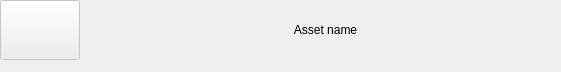
<?xml version="1.0" encoding="UTF-8"?>
<ui version="4.0">
 <class>arAsset</class>
 <widget class="QWidget" name="arAsset">
  <property name="enabled">
   <bool>true</bool>
  </property>
  <property name="geometry">
   <rect>
    <x>0</x>
    <y>0</y>
    <width>561</width>
    <height>72</height>
   </rect>
  </property>
  <property name="sizePolicy">
   <sizepolicy hsizetype="Expanding" vsizetype="Fixed">
    <horstretch>0</horstretch>
    <verstretch>0</verstretch>
   </sizepolicy>
  </property>
  <property name="minimumSize">
   <size>
    <width>0</width>
    <height>0</height>
   </size>
  </property>
  <property name="windowTitle">
   <string>Pixels and Crafts Pipeline</string>
  </property>
  <property name="styleSheet">
   <string notr="true">text-align: left;
/*padding: 9px;</string>
  </property>
  <layout class="QVBoxLayout" name="verticalLayout">
   <property name="spacing">
    <number>0</number>
   </property>
   <property name="leftMargin">
    <number>0</number>
   </property>
   <property name="topMargin">
    <number>0</number>
   </property>
   <property name="rightMargin">
    <number>0</number>
   </property>
   <property name="bottomMargin">
    <number>0</number>
   </property>
   <item>
    <widget class="QStackedWidget" name="stkAssetsBlueprints">
     <property name="sizePolicy">
      <sizepolicy hsizetype="Preferred" vsizetype="Preferred">
       <horstretch>0</horstretch>
       <verstretch>0</verstretch>
      </sizepolicy>
     </property>
     <property name="currentIndex">
      <number>0</number>
     </property>
     <widget class="QWidget" name="pageAssets">
      <property name="sizePolicy">
       <sizepolicy hsizetype="Preferred" vsizetype="Preferred">
        <horstretch>0</horstretch>
        <verstretch>0</verstretch>
       </sizepolicy>
      </property>
      <property name="minimumSize">
       <size>
        <width>0</width>
        <height>60</height>
       </size>
      </property>
      <property name="maximumSize">
       <size>
        <width>16777215</width>
        <height>60</height>
       </size>
      </property>
      <layout class="QVBoxLayout" name="verticalLayout_2">
       <property name="leftMargin">
        <number>0</number>
       </property>
       <property name="topMargin">
        <number>0</number>
       </property>
       <property name="rightMargin">
        <number>0</number>
       </property>
       <property name="bottomMargin">
        <number>0</number>
       </property>
       <item>
        <widget class="QWidget" name="wgHoverAssets" native="true">
         <property name="sizePolicy">
          <sizepolicy hsizetype="Preferred" vsizetype="Preferred">
           <horstretch>0</horstretch>
           <verstretch>1</verstretch>
          </sizepolicy>
         </property>
         <property name="minimumSize">
          <size>
           <width>0</width>
           <height>0</height>
          </size>
         </property>
         <property name="maximumSize">
          <size>
           <width>16777215</width>
           <height>70</height>
          </size>
         </property>
         <property name="styleSheet">
          <string notr="true">QWidget:hover {background-color: rgb(31, 49, 0); }</string>
         </property>
         <layout class="QGridLayout" name="gridLayout_2">
          <property name="leftMargin">
           <number>0</number>
          </property>
          <property name="topMargin">
           <number>0</number>
          </property>
          <property name="rightMargin">
           <number>0</number>
          </property>
          <property name="bottomMargin">
           <number>0</number>
          </property>
          <property name="spacing">
           <number>0</number>
          </property>
          <item row="0" column="0">
           <layout class="QHBoxLayout" name="horizontalLayout_6">
            <property name="spacing">
             <number>0</number>
            </property>
            <item>
             <widget class="QPushButton" name="imgAsset">
              <property name="enabled">
               <bool>false</bool>
              </property>
              <property name="sizePolicy">
               <sizepolicy hsizetype="Expanding" vsizetype="Expanding">
                <horstretch>0</horstretch>
                <verstretch>0</verstretch>
               </sizepolicy>
              </property>
              <property name="maximumSize">
               <size>
                <width>80</width>
                <height>16777215</height>
               </size>
              </property>
              <property name="baseSize">
               <size>
                <width>0</width>
                <height>0</height>
               </size>
              </property>
              <property name="styleSheet">
               <string notr="true">QPushButton:hover {transparent}</string>
              </property>
              <property name="text">
               <string/>
              </property>
             </widget>
            </item>
            <item>
             <widget class="QPushButton" name="btnOpenScene">
              <property name="sizePolicy">
               <sizepolicy hsizetype="Expanding" vsizetype="Preferred">
                <horstretch>0</horstretch>
                <verstretch>0</verstretch>
               </sizepolicy>
              </property>
              <property name="styleSheet">
               <string notr="true">QWidget {background-color: transparent;}
QPushButton:hover {transparent}
QPushButton {border: 0px;
padding-left: 10px;}</string>
              </property>
              <property name="text">
               <string>Asset name</string>
              </property>
              <property name="flat">
               <bool>false</bool>
              </property>
             </widget>
            </item>
           </layout>
          </item>
         </layout>
        </widget>
       </item>
      </layout>
     </widget>
     <widget class="QWidget" name="pageBlueprints">
      <property name="sizePolicy">
       <sizepolicy hsizetype="Preferred" vsizetype="Preferred">
        <horstretch>0</horstretch>
        <verstretch>0</verstretch>
       </sizepolicy>
      </property>
      <property name="maximumSize">
       <size>
        <width>16777215</width>
        <height>30</height>
       </size>
      </property>
      <layout class="QVBoxLayout" name="verticalLayout_5">
       <property name="spacing">
        <number>0</number>
       </property>
       <property name="leftMargin">
        <number>0</number>
       </property>
       <property name="topMargin">
        <number>0</number>
       </property>
       <property name="rightMargin">
        <number>0</number>
       </property>
       <property name="bottomMargin">
        <number>0</number>
       </property>
       <item>
        <widget class="QWidget" name="widget_2" native="true">
         <property name="sizePolicy">
          <sizepolicy hsizetype="Preferred" vsizetype="Fixed">
           <horstretch>0</horstretch>
           <verstretch>0</verstretch>
          </sizepolicy>
         </property>
         <property name="minimumSize">
          <size>
           <width>0</width>
           <height>30</height>
          </size>
         </property>
         <property name="maximumSize">
          <size>
           <width>16777215</width>
           <height>35</height>
          </size>
         </property>
         <property name="styleSheet">
          <string notr="true">QWidget:hover {background-color: rgb(31, 49, 0); }</string>
         </property>
         <layout class="QHBoxLayout" name="horizontalLayout">
          <property name="spacing">
           <number>0</number>
          </property>
          <property name="leftMargin">
           <number>0</number>
          </property>
          <property name="topMargin">
           <number>0</number>
          </property>
          <property name="rightMargin">
           <number>0</number>
          </property>
          <property name="bottomMargin">
           <number>0</number>
          </property>
          <item>
           <widget class="QPushButton" name="iconArrowBlueprint">
            <property name="sizePolicy">
             <sizepolicy hsizetype="Fixed" vsizetype="Expanding">
              <horstretch>0</horstretch>
              <verstretch>0</verstretch>
             </sizepolicy>
            </property>
            <property name="minimumSize">
             <size>
              <width>0</width>
              <height>0</height>
             </size>
            </property>
            <property name="maximumSize">
             <size>
              <width>30</width>
              <height>16777215</height>
             </size>
            </property>
            <property name="styleSheet">
             <string notr="true">QWidget {background-color: transparent;}
QPushButton:hover {transparent}
QPushButton {border: 0px;
padding-left: 10px;}</string>
            </property>
            <property name="text">
             <string/>
            </property>
            <property name="icon">
             <iconset resource="../../../img/app_imgs.qrc">
              <normaloff>:/images/icons/arrow_full_right.svg</normaloff>:/images/icons/arrow_full_right.svg</iconset>
            </property>
            <property name="iconSize">
             <size>
              <width>12</width>
              <height>12</height>
             </size>
            </property>
            <property name="flat">
             <bool>false</bool>
            </property>
           </widget>
          </item>
          <item>
           <widget class="QPushButton" name="btnBlueprintName">
            <property name="sizePolicy">
             <sizepolicy hsizetype="Expanding" vsizetype="Expanding">
              <horstretch>0</horstretch>
              <verstretch>0</verstretch>
             </sizepolicy>
            </property>
            <property name="styleSheet">
             <string notr="true">QWidget {background-color: transparent;}
QPushButton:hover {transparent}
QPushButton {border: 0px;
		padding-left: -1px;
}
</string>
            </property>
            <property name="text">
             <string>Blueprint name</string>
            </property>
            <property name="icon">
             <iconset resource="../../../img/app_imgs.qrc">
              <normaloff>:/images/icons/folder_close.svg</normaloff>:/images/icons/folder_close.svg</iconset>
            </property>
            <property name="flat">
             <bool>false</bool>
            </property>
           </widget>
          </item>
         </layout>
        </widget>
       </item>
       <item>
        <layout class="QVBoxLayout" name="verticalLayout_4">
         <property name="spacing">
          <number>0</number>
         </property>
        </layout>
       </item>
       <item>
        <spacer name="verticalSpacer">
         <property name="orientation">
          <enum>Qt::Orientation::Vertical</enum>
         </property>
         <property name="sizeHint" stdset="0">
          <size>
           <width>20</width>
           <height>40</height>
          </size>
         </property>
        </spacer>
       </item>
      </layout>
     </widget>
    </widget>
   </item>
  </layout>
 </widget>
 <resources>
  <include location="../../../img/app_imgs.qrc"/>
 </resources>
 <connections/>
</ui>
